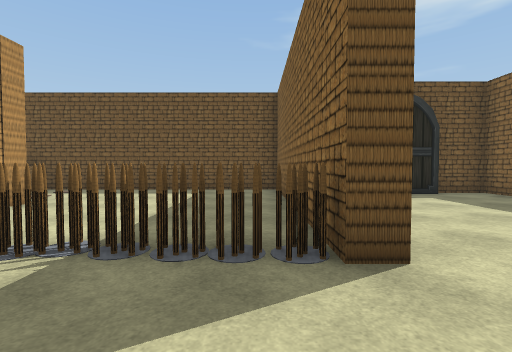
[1] (above)

14 first-person views from a walk through a 3-D level made in the Unity game engine. The camera is 1.5 m above the floor, tilts 2° down and sees 85° across. The floor is counted in squares, 2 m on a side. Each view is taken from the middle of a square. On the plan, view 1 faces up. The plan holds only what a view shows up to about 10 squares ahead; the rest is blank. The place goes on beyond the plan. The player character is not drawn. Some surface patterns are stand-ins.

[2]
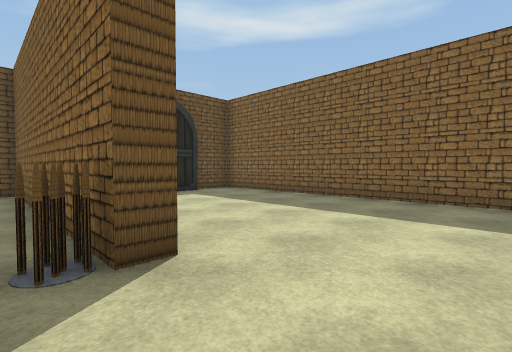

[3]
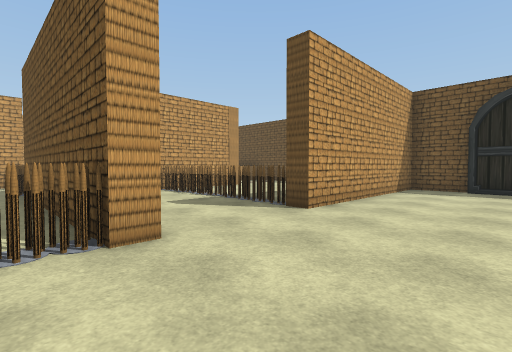

[4]
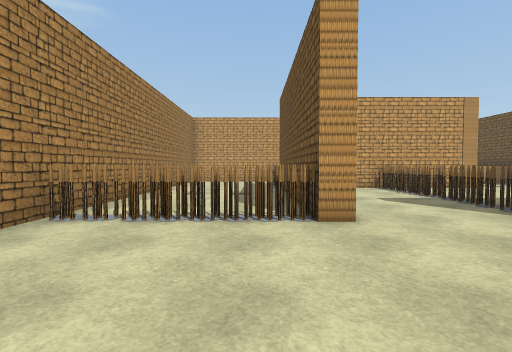

[5]
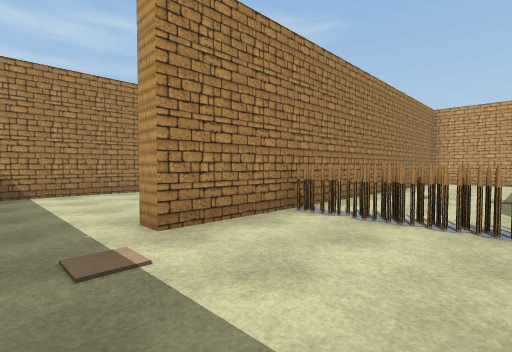

[6]
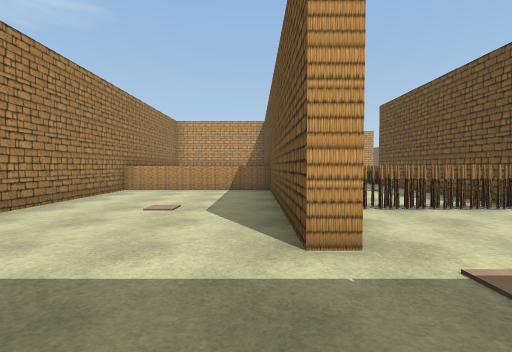

[7]
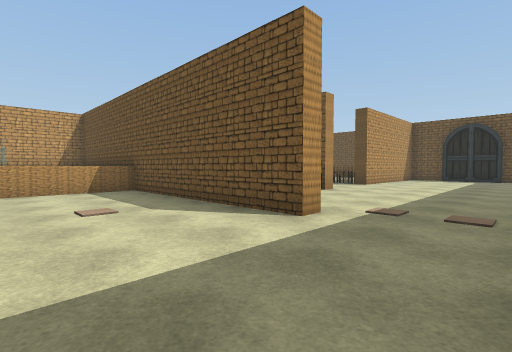

[8]
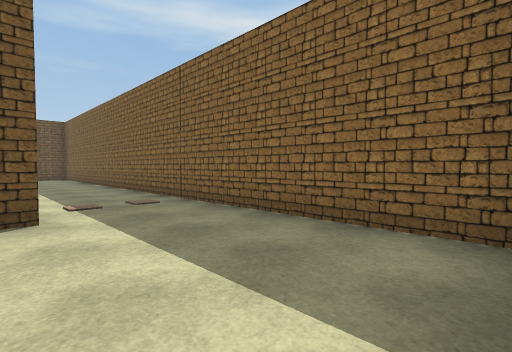

[9]
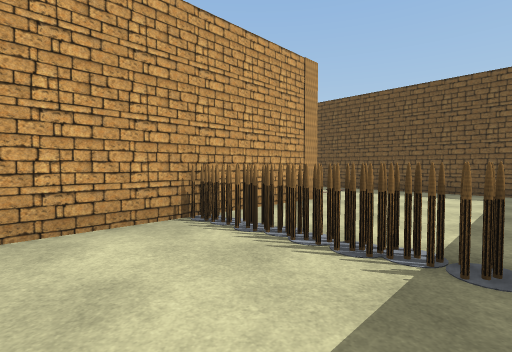

[10]
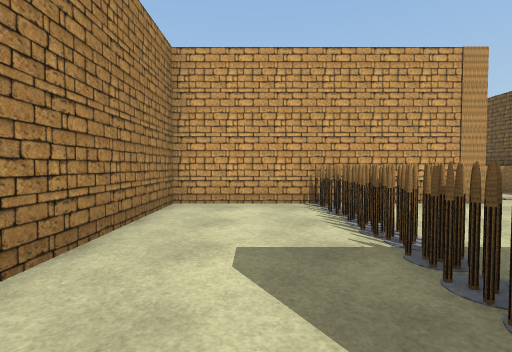

[11]
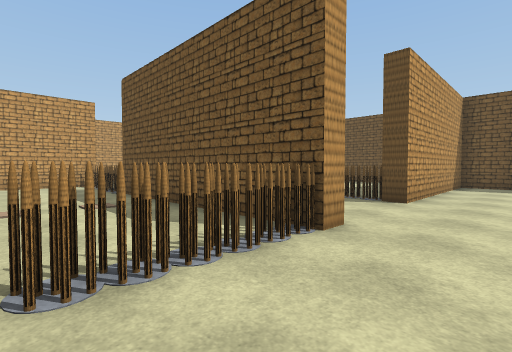

[12]
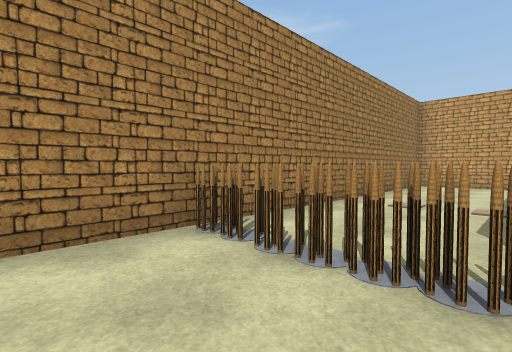

[13]
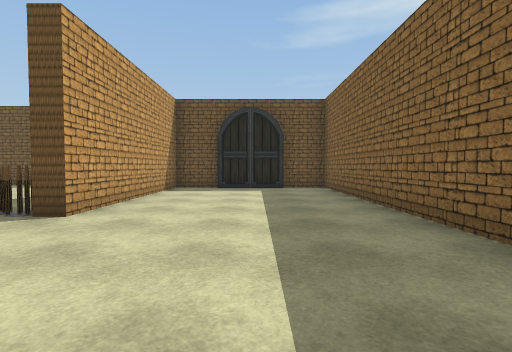

[14]
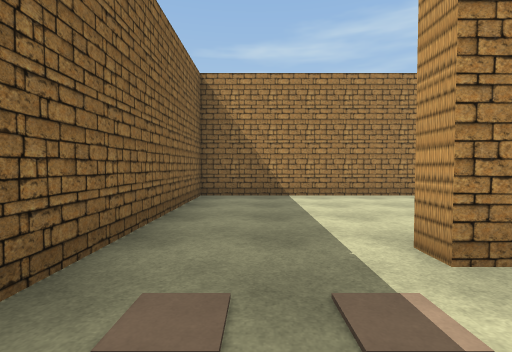

### Floor plan
Points are (right, up) in squares from view 1. A wall is a line through its corners. A room is listed if a view was taken in it or the views show most of it. See-through windows are left out.
Room 1 (views 1, 2, 3, 4, 5, 6, 7, 8, 9, 10, 11, 12, 13, 14)
walls: (0.6, -1.2) (-4.4, -1.2); (-2.8, -5.5) (-2.8, -10.1); (-4.6, 5.6) (-4.6, -0.7) (-0.8, -0.7); (2.6, 7.8) (1.2, 7.8) (1.2, 2.1) (0.7, 2.1) (0.7, 9) (-7.4, 9); (-7.5, -5.1) (3.5, -5.1) (3.5, -5.6) (-4.8, -5.6); (-4, -10.1) (6.4, -10.1) (6.4, 7.8) (5, 7.8)
objects: other object (-7, -1); other object (-6, -1); other object (-6, 7) to (-5, 7); other object (-6, 8) to (-5, 8); other object (-5, -1); spikes (-4, 2); other object (-3, -4) to (-2, -4); other object (-3, -3) to (-3, -2); spikes (-3, 2); spikes (-2, 2); spikes (-2, 3); spikes (-1, 2); spikes (0, 2); cube (1, -8); spikes (1, -5); spikes (1, -4); spikes (1, -3); spikes (1, -2); spikes (1, -1); cube (4, -4); cube (5, -4)

Positions as (right, up) in squares from view 1, and headings:
1: (0, 0), facing up
2: (0, 0), facing up-right
3: (4, -2), facing up-left
4: (5, -2), facing left
5: (5, -2), facing down-left
6: (6, -6), facing left
7: (6, -9), facing up-left
8: (3, -10), facing up-right
9: (-1, 0), facing up-left
10: (1, 1), facing left
11: (3, -4), facing up-left
12: (3, -2), facing down-left
13: (4, -2), facing up
14: (5, -3), facing down
